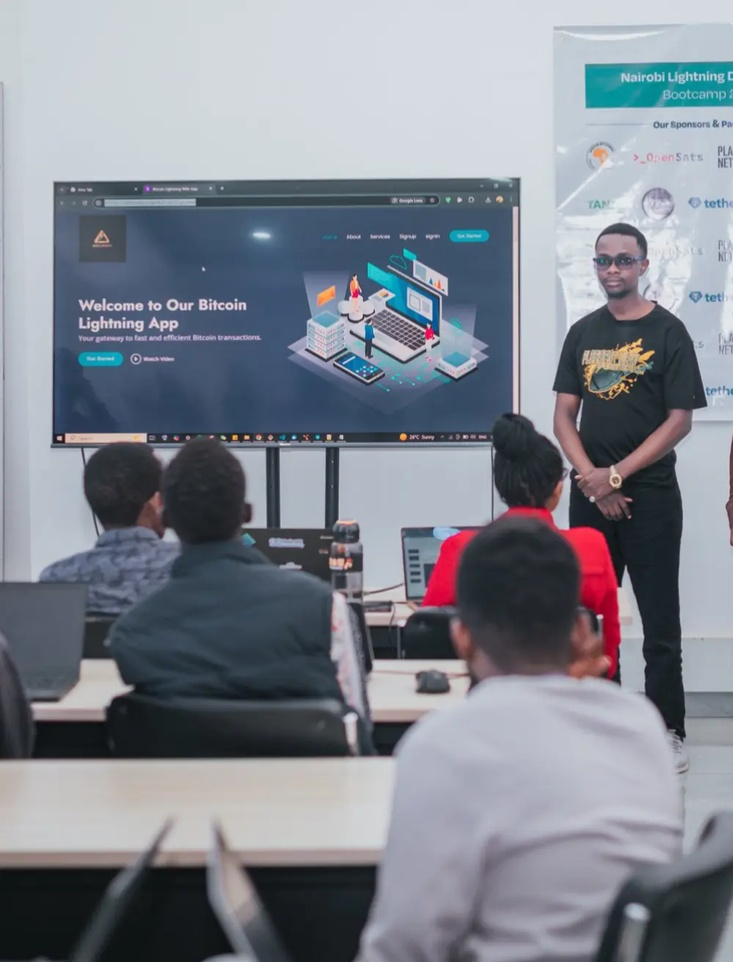
#> input picture lessonOne/me.jpg, 733 x 962 px, shrunk from 1000 x 1312 before the run
$ python blur.py
#> lines starting #> are read from the running program, lines starting #| are printed output that depends on the picture
from PIL import Image, ImageFilter

try:
    before = Image.open("me.jpg")
#> before is the input picture: PIL image 733x962 RGB; mean R, G, B 128.7, 133.7, 143.6
    after = before.filter(ImageFilter.BoxBlur(10))
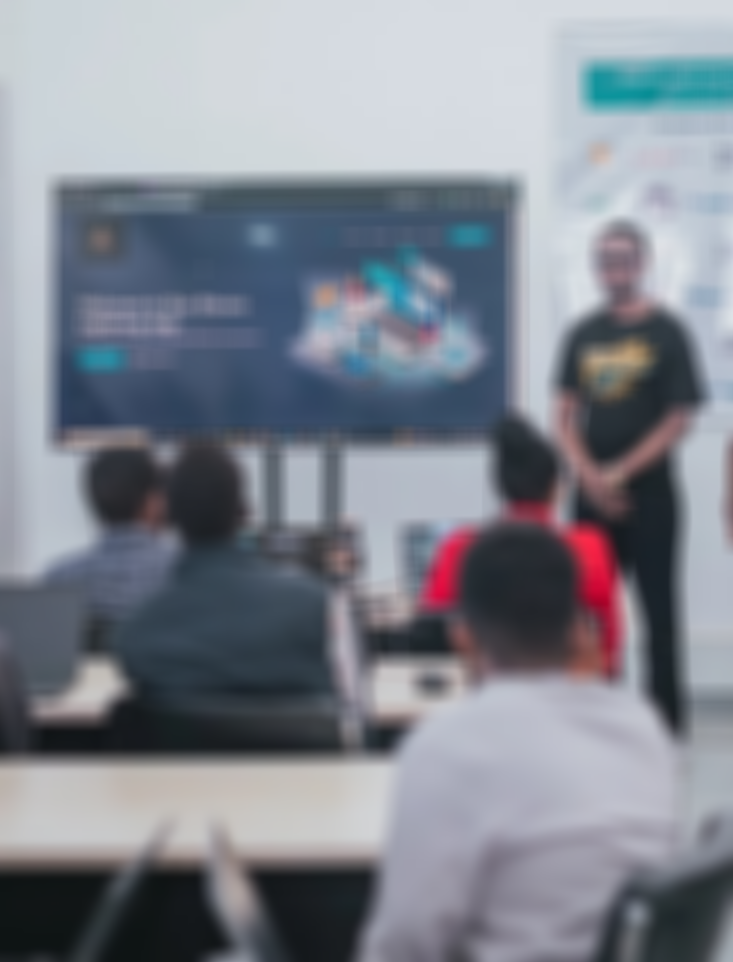
#> after: PIL image 733x962 RGB; mean R, G, B 128.7, 133.7, 143.6
    after.save("new.jpg")
    print("Image blurred and saved as new.jpg")
except FileNotFoundError:
    print("File me.jpg not found. Ensure it exists in the same directory.")
except Exception as e:
    print(f"An error occurred: {e}")

$ run again, with lessonOne/file.jpg copied over lessonOne/me.jpg
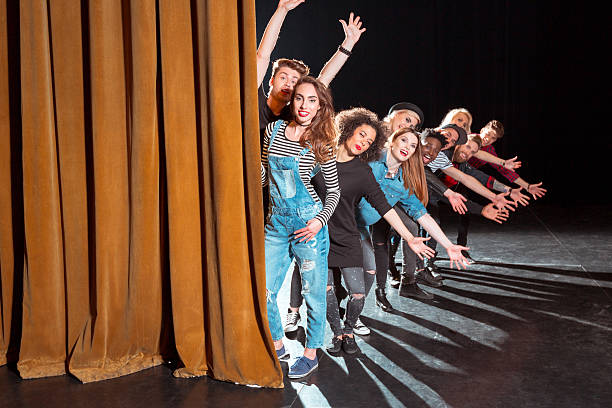
#> input picture lessonOne/file.jpg, 612 x 408 px
#> before is the input picture: PIL image 612x408 RGB; mean R, G, B 99.9, 71.3, 52.6
#> `after = before.filter(ImageFilter.BoxBlur(10))`:
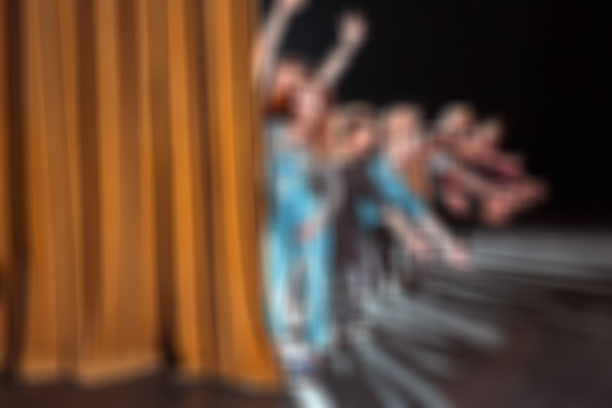
#> after: PIL image 612x408 RGB; mean R, G, B 99.9, 71.3, 52.6
